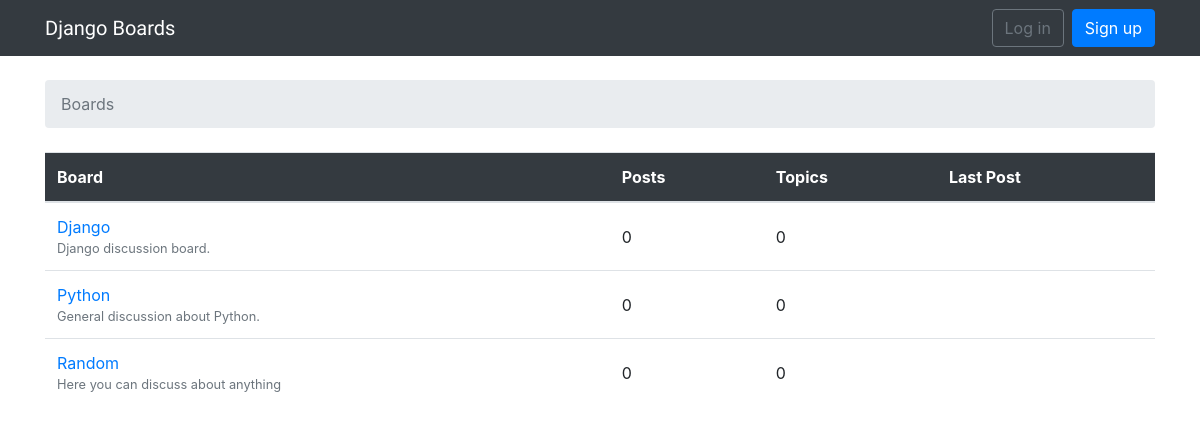
The page / on the database its author committed.
### boards/models.py (models this page shows, shortened)
class Board(models.Model):
    name = models.CharField(max_length=30, unique=True)
    description = models.CharField(max_length=100)

### boards/views.py (the view)
# urls.py: 2. Add a URL to urlpatterns:  path('', views.home, name='home')
def home(request):
    boards = Board.objects.all()
    return render(request, 'home.html', {'boards': boards})

### templates/home.html
{% extends 'base.html' %}
{% block breadcrumb %}
  <li class="breadcrumb-item active">Boards</li>
{% endblock %}
{% block content %}
      <table class="table">
        <thead class="thead-inverse text-white bg-dark">
          <tr>
            <th>Board</th>
            <th>Posts</th>
            <th>Topics</th>
            <th>Last Post</th>
          </tr>
        </thead>
        <tbody>
          {% for board in boards %}
            <tr>
              <td>
                <a href="{% url 'board_topics' board.pk %}">{{ board.name }} </a>
                <small class="text-muted d-block">{{ board.description }}</small>
              </td>
              <td class="align-middle">0</td>
              <td class="align-middle">0</td>
              <td></td>
            </tr>
          {% endfor %}
        </tbody>
      </table>
{% endblock %}

### rows shown on the page
Board: name "Django", description "Django discussion board."
Board: name "Python", description "General discussion about Python."
Board: name "Random", description "Here you can discuss about anything"
